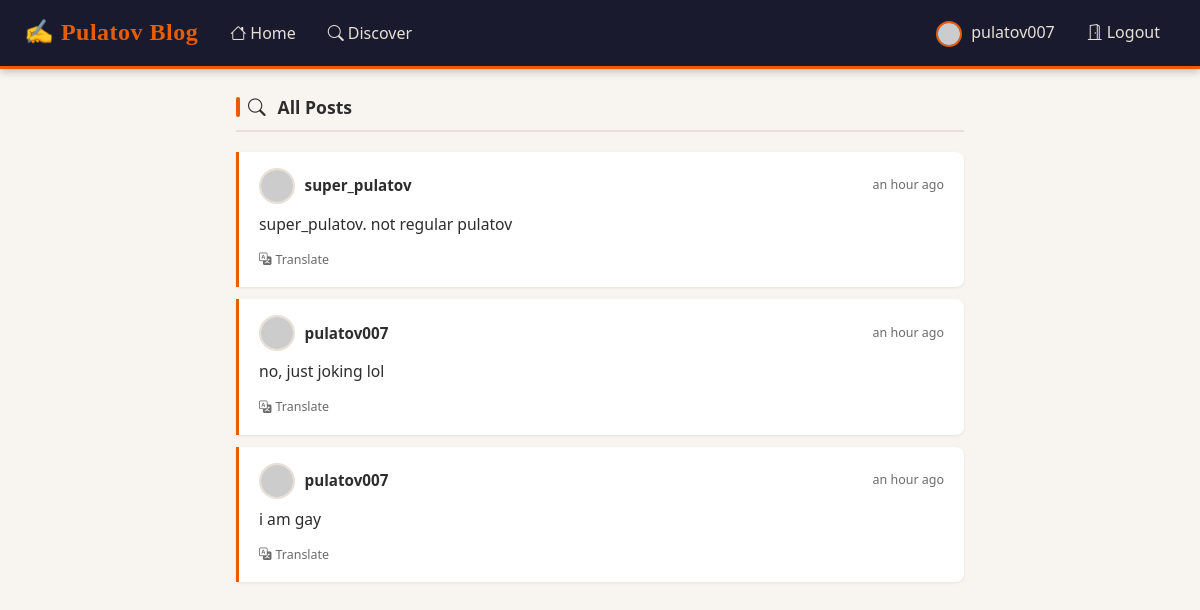
Page /explore (signed in) on the committed database.
### app/models.py (models this page shows, shortened)
class User(UserMixin, db.Model):
    id: so.Mapped[int] = so.mapped_column(primary_key=True)
    username: so.Mapped[str] = so.mapped_column(sa.String(64), index=True,
                                                unique=True)
    email: so.Mapped[str] = so.mapped_column(sa.String(120), index=True,
                                             unique=True)
    password_hash: so.Mapped[Optional[str]] = so.mapped_column(sa.String(256))
    about_me: so.Mapped[Optional[str]] = so.mapped_column(sa.String(140))
    last_seen: so.Mapped[Optional[datetime]] = so.mapped_column(
        default=lambda: datetime.now(timezone.utc))
    posts: so.WriteOnlyMapped['Post'] = so.relationship(
        back_populates='author')
    following: so.WriteOnlyMapped['User'] = so.relationship(
        secondary=followers,
        primaryjoin=(followers.c.follower_id == id),
        secondaryjoin=(followers.c.followed_id == id),
        back_populates='followers')
    followers: so.WriteOnlyMapped['User'] = so.relationship(
        secondary=followers,
        primaryjoin=(followers.c.followed_id == id),
        secondaryjoin=(followers.c.follower_id == id),
        back_populates='following')
    def avatar(self, size):
        digest = md5(self.email.lower().encode('utf-8')).hexdigest()
        return f'https://www.gravatar.com/avatar/{digest}?d=identicon&s={size}'

class Post(db.Model):
    id: so.Mapped[int] = so.mapped_column(primary_key=True)
    body: so.Mapped[str] = so.mapped_column(sa.String(140))
    timestamp: so.Mapped[datetime] = so.mapped_column(
        index=True, default=lambda: datetime.now(timezone.utc))
    user_id: so.Mapped[int] = so.mapped_column(sa.ForeignKey(User.id),
                                               index=True)
    language: so.Mapped[Optional[str]] = so.mapped_column(sa.String(5))
    author: so.Mapped[User] = so.relationship(back_populates='posts')

### app/routes.py (the view)
@app.route('/explore')
@login_required
def explore():
    page_num = request.args.get('page', 1, type=int)
    post_query = sa.select(Post).order_by(Post.timestamp.desc())
    paginated = db.paginate(post_query, page=page_num,
                            per_page=app.config['POSTS_PER_PAGE'],
                            error_out=False)
    next_url = url_for('explore', page=paginated.next_num) \
        if paginated.has_next else None
    prev_url = url_for('explore', page=paginated.prev_num) \
        if paginated.has_prev else None
    return render_template('index.html', title=_('Discover'), posts=paginated.items,
                           next_url=next_url, prev_url=prev_url)

### app/__init__.py (called while the page is built)
def get_locale():
    return request.accept_languages.best_match(app.config['LANGUAGES']) or 'en'

### app/models.py (called while the page is built)
@login.user_loader
def load_user(uid):
    return db.session.get(User, int(uid))

### app/routes.py (called while the page is built)
@app.before_request
def before_request():
    if current_user.is_authenticated:
        current_user.last_seen = datetime.now(timezone.utc)
        db.session.commit()
    g.locale = str(get_locale())

### app/templates/index.html (shortened to what this page needs)
{% extends "base.html" %}
{% block content %}
  <div class="section-title">
    <span class="title-accent"></span>
    {% if title == _('Discover') %}
      <i class="bi bi-search me-1"></i>{{ _('All Posts') }}
    {% else %}
      <i class="bi bi-rss me-1"></i>{{ _('My Feed') }}
    {% endif %}
  </div>
  {% for post in posts %}
    {% include '_post.html' %}
  {% endfor %}
{% endblock %}

### app/templates/base.html (shortened to what this page needs)
<!doctype html>
<html lang="{{ g.locale }}">
  <head>
    <link href="https://cdn.jsdelivr.net/npm/bootstrap@5.3.2/dist/css/bootstrap.min.css"
          rel="stylesheet"
>
    <link rel="stylesheet"
          href="https://cdn.jsdelivr.net/npm/bootstrap-icons@1.11.3/font/bootstrap-icons.min.css">
    <link rel="stylesheet" href="{{ url_for('static', filename='styles.css') }}">
  </head>
  <body>
    <nav class="navbar navbar-expand-lg site-navbar sticky-top">
      <div class="container-fluid px-3 px-lg-4">
        <a class="navbar-brand" href="{{ url_for('index') }}">
          &#9997; Pulatov Blog
        </a>
        <div class="collapse navbar-collapse" id="mainNav">
          <ul class="navbar-nav me-auto mb-2 mb-lg-0">
            <li class="nav-item">
              <a class="nav-link" href="{{ url_for('index') }}">
                <i class="bi bi-house me-1"></i>{{ _('Home') }}
              </a>
            </li>
            <li class="nav-item">
              <a class="nav-link" href="{{ url_for('explore') }}">
                <i class="bi bi-search me-1"></i>{{ _('Discover') }}
              </a>
            </li>
          </ul>
          <ul class="navbar-nav ms-auto mb-2 mb-lg-0">
            {% if current_user.is_anonymous %}
            <li class="nav-item">
              <a class="nav-link" href="{{ url_for('login') }}">
                <i class="bi bi-person-circle me-1"></i>{{ _('Login') }}
              </a>
            </li>
            <li class="nav-item">
              <a class="nav-link" href="{{ url_for('register') }}">
                <i class="bi bi-person-plus me-1"></i>{{ _('Register') }}
              </a>
            </li>
            {% else %}
            <li class="nav-item">
              <a class="nav-link" href="{{ url_for('user', username=current_user.username) }}">
                <img src="{{ current_user.avatar(26) }}" alt=""
                     style="width:26px;height:26px;border-radius:50%;object-fit:cover;border:2px solid #e85d04;margin-right:5px;">
                {{ current_user.username }}
              </a>
            </li>
            <li class="nav-item">
              <a class="nav-link" href="{{ url_for('logout') }}">
                <i class="bi bi-door-open me-1"></i>{{ _('Logout') }}
              </a>
            </li>
            {% endif %}
          </ul>
        </div>
      </div>
    </nav>
    <div class="page-wrapper">
      {% block content %}{% endblock %}
    </div>
  </body>
</html>

### app/templates/_post.html
<div class="post-entry">
  <div class="post-entry-header">
    <div class="post-author-info">
      <a href="{{ url_for('user', username=post.author.username) }}">
        <img src="{{ post.author.avatar(36) }}" class="post-avatar-sm" alt="{{ post.author.username }}">
      </a>
      <a href="{{ url_for('user', username=post.author.username) }}" class="post-author-name">
        {{ post.author.username }}
      </a>
    </div>
    <span class="post-time">{{ moment(post.timestamp).fromNow() }}</span>
  </div>
  <p class="post-body-text">
    <span id="post{{ post.id }}">{{ post.body }}</span>
  </p>
  {% if post.language and post.language != g.locale %}
  <div id="translation{{ post.id }}">
    <a href="javascript:translate(
        'post{{ post.id }}',
        'translation{{ post.id }}',
        '{{ post.language }}',
        '{{ g.locale }}')" class="translate-btn">
      <i class="bi bi-translate me-1"></i>{{ _('Translate') }}
    </a>
  </div>
  {% endif %}
</div>

### app/static/styles.css (style rules this page uses)
:root { --primary: #e85d04; --primary-dark: #c44d03; --primary-light: #ff7c2a; --bg: #f8f5f0; --bg-card: #ffffff; --text: #2d2d2d; --text-muted: #6b6b6b; --border: #e8e0d5; --navbar-bg: #1a1a2e; --navbar-text: #e8e0d5; --shadow-sm: 0 1px 3px rgba(0,0,0,0.08); --shadow-md: 0 4px 12px rgba(0,0,0,0.10); --radius: 8px; --transition: 0.18s ease; }
*, *::before, *::after { box-sizing: border-box; }
body { background-color: var(--bg); color: var(--text); font-family: 'Segoe UI', Georgia, 'Times New Roman', serif; font-size: 1rem; line-height: 1.65; min-height: 100vh; }
a { color: var(--primary); text-decoration: none; transition: color var(--transition); }
.site-navbar { background-color: var(--navbar-bg) !important; border-bottom: 3px solid var(--primary); box-shadow: 0 2px 8px rgba(0,0,0,0.25); }
.site-navbar .navbar-brand { color: var(--primary) !important; font-weight: 800; font-size: 1.5rem; letter-spacing: 0.5px; font-family: Georgia, serif; }
.site-navbar .nav-link { color: var(--navbar-text) !important; font-weight: 500; padding: 0.5rem 1rem !important; border-radius: var(--radius); transition: background var(--transition), color var(--transition); }
.page-wrapper { max-width: 760px; margin: 0 auto; padding: 1.5rem 1rem 4rem; }
.section-title { font-size: 1.1rem; font-weight: 700; color: var(--text); border-bottom: 2px solid var(--border); padding-bottom: 0.5rem; margin-bottom: 1.25rem; display: flex; align-items: center; gap: 0.5rem; }
.section-title .title-accent { display: inline-block; width: 4px; height: 1.1em; background: var(--primary); border-radius: 2px; }
.post-entry { background: var(--bg-card); border-left: 3px solid var(--primary); border-radius: 0 var(--radius) var(--radius) 0; padding: 1rem 1.25rem; margin-bottom: 0.75rem; box-shadow: var(--shadow-sm); transition: border-left-width var(--transition), box-shadow var(--transition); }
.post-entry-header { display: flex; align-items: center; justify-content: space-between; margin-bottom: 0.5rem; }
.post-author-info { display: flex; align-items: center; gap: 0.6rem; }
.post-avatar-sm { width: 36px; height: 36px; border-radius: 50%; object-fit: cover; border: 2px solid var(--border); transition: border-color var(--transition); }
.post-author-name { font-weight: 700; color: var(--text); font-size: 0.95rem; }
.post-time { font-size: 0.78rem; color: var(--text-muted); white-space: nowrap; }
.post-body-text { color: var(--text); font-size: 0.98rem; line-height: 1.6; margin: 0.25rem 0 0.5rem; }
.translate-btn { font-size: 0.78rem; color: var(--text-muted); background: none; border: none; padding: 0; cursor: pointer; transition: color var(--transition); }

### rows in the picture
User: username "pulatov007"
Post: author.username "super_pulatov", timestamp "an hour ago", body "super_pulatov. not regular pulatov"
Post: author.username "pulatov007", timestamp "an hour ago", body "no, just joking lol"
Post: author.username "pulatov007", timestamp "an hour ago", body "i am gay"
